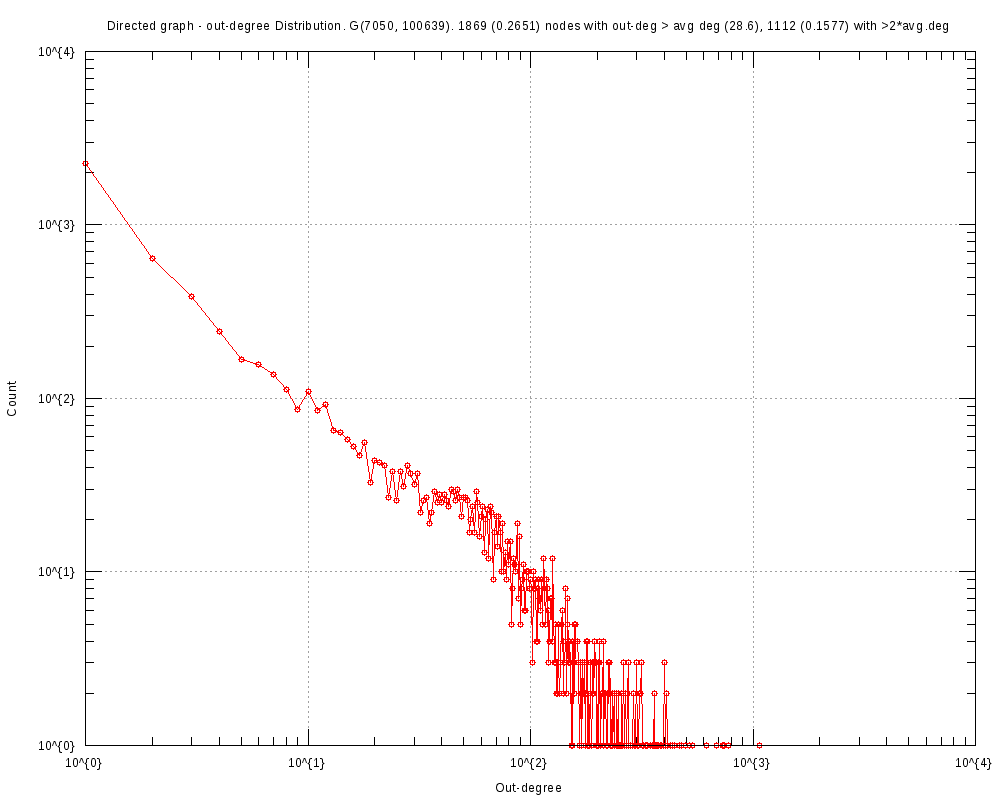

The script that saved this image:
#
# Directed graph - out-degree Distribution. G(7050, 100639). 1869 (0.2651) nodes with out-deg > avg deg (28.6), 1112 (0.1577) with >2*avg.deg (Sun Oct 29 16:41:15 2017)
#

set title "Directed graph - out-degree Distribution. G(7050, 100639). 1869 (0.2651) nodes with out-deg > avg deg (28.6), 1112 (0.1577) with >2*avg.deg"
set key bottom right
set logscale xy 10
set format x "10^{%L}"
set mxtics 10
set format y "10^{%L}"
set mytics 10
set grid
set xlabel "Out-degree"
set ylabel "Count"
set tics scale 2
set terminal png font arial 10 size 1000,800
set output 'outDeg.GRQ.png'
plot 	"outDeg.GRQ.tab" using 1:2 title "" with linespoints pt 6
